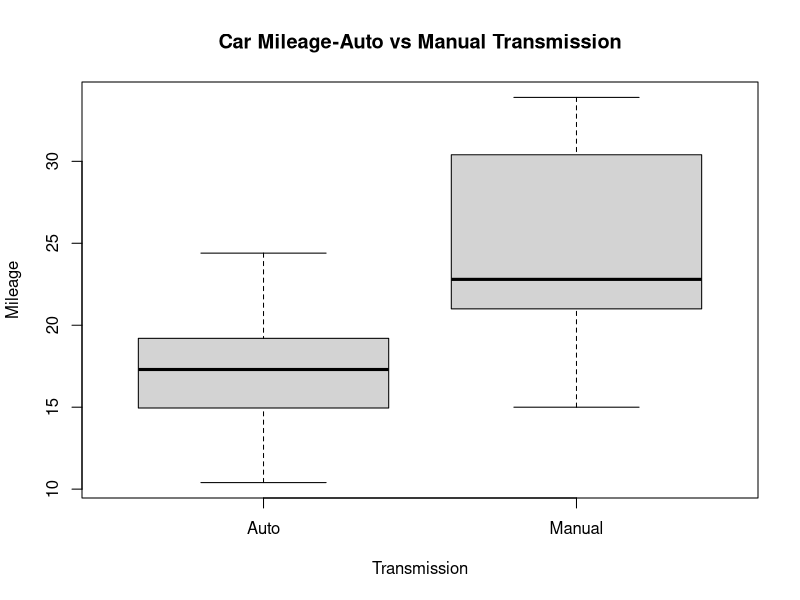
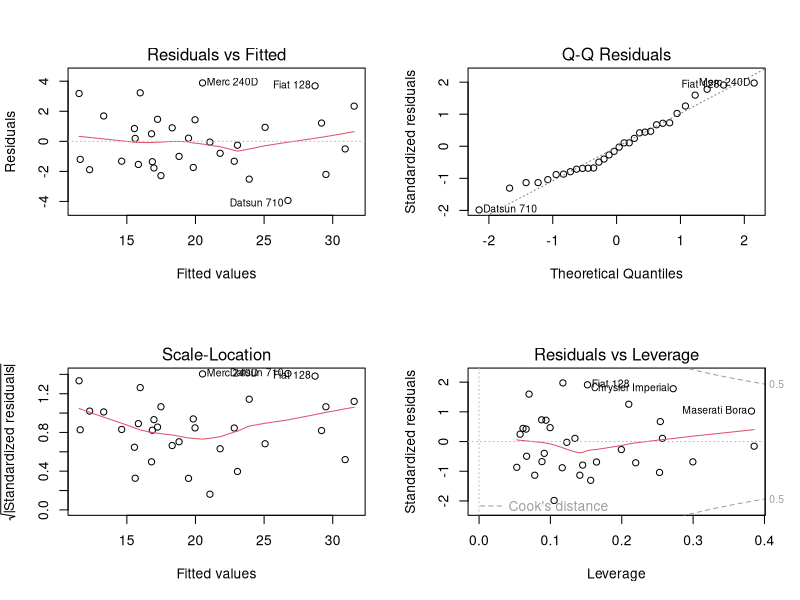
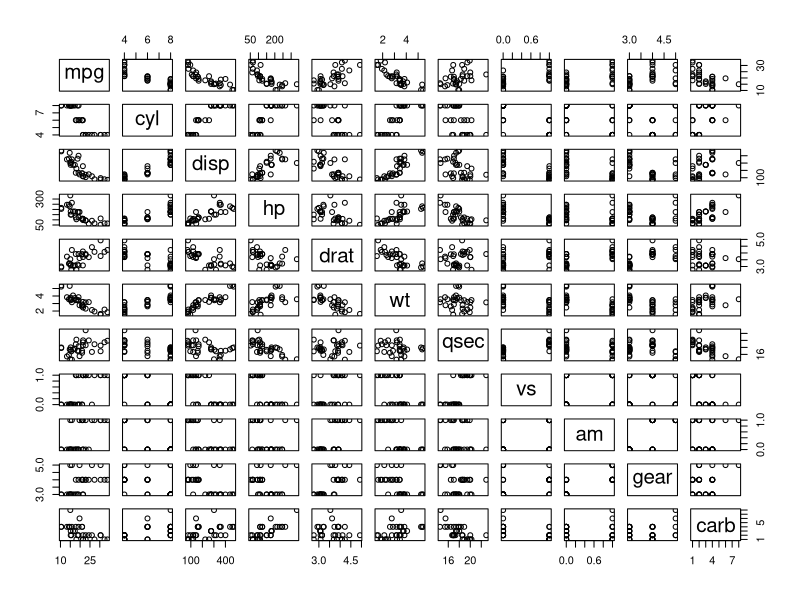
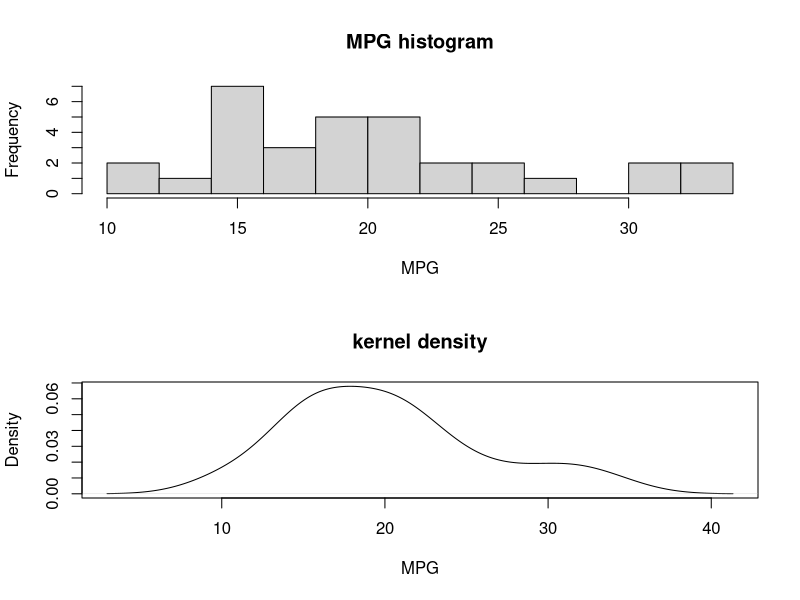

Write R code to recreate these figures, in order.
## ---- chunk 1
knitr::opts_chunk$set(echo = TRUE)
## ---- chunk 2
library(datasets)
library(dplyr)
library(ggplot2)
mtcars1 <- mtcars
mtcars1$Transmission <- as.factor(mtcars1$am)
levels(mtcars1$Transmission) <- c ("Auto", "Manual")
## ---- chunk 3
plot(mtcars1$Transmission, mtcars1$mpg, main = "Car Mileage-Auto vs Manual Transmission", xlab ="Transmission", ylab = "Mileage")
## ---- chunk 4
fitlm1 <- lm(mpg~am, mtcars)
summary(fitlm1)
## ---- chunk 5
stepmodel = step(lm(formula = mpg ~ wt + qsec + am , data = mtcars),trace=0,steps=10000)
summary(stepmodel)
## ---- chunk 6
model <- lm(mpg~ factor(am):wt + factor(am):qsec,data=mtcars)
summary(model)
## ---- chunk 7
par(mfrow=c(2,2))    
plot(model)
## ---- chunk 8
pairs(mpg ~ ., data = mtcars)
## ---- chunk 9
par(mfrow=c(2,1))
hist(mtcars$mpg, breaks=10, xlab="MPG", main="MPG histogram")
plot(density(mtcars$mpg), main="kernel density", xlab="MPG")
